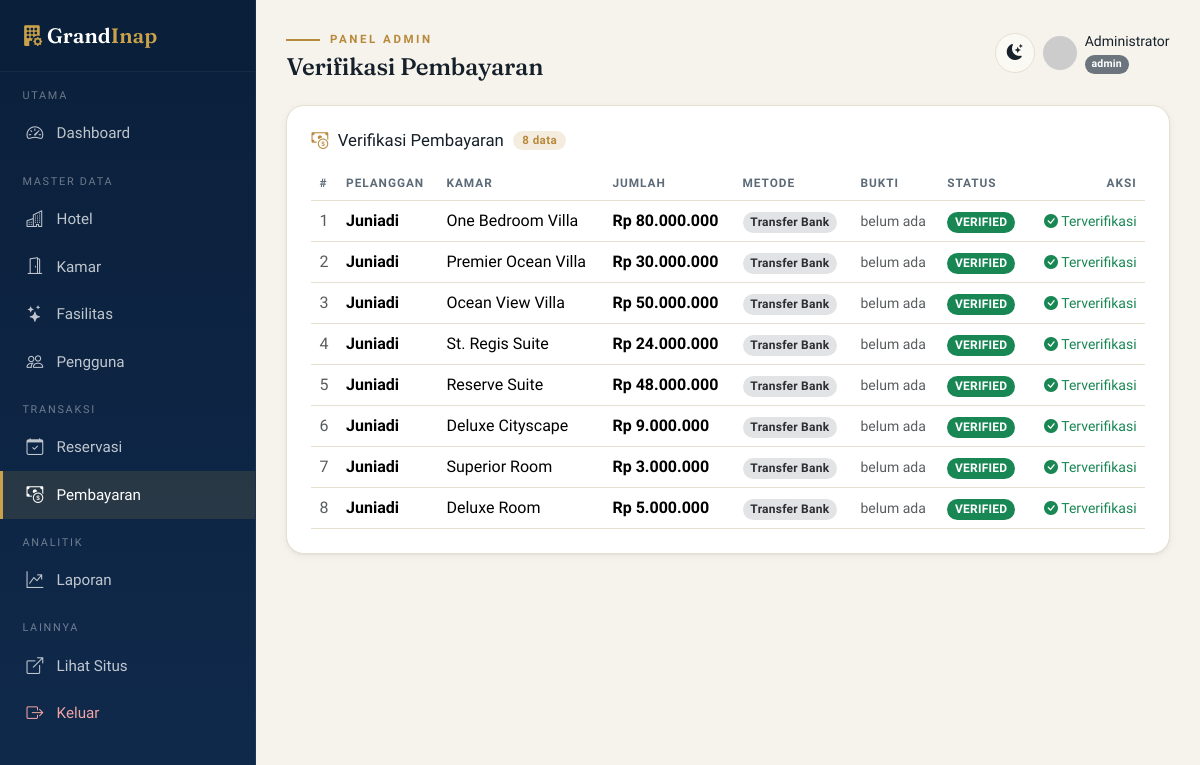
/paymentadmin (signed in), run on the app's committed database.
### tables this page shows
CREATE TABLE payments (
    id             INT AUTO_INCREMENT PRIMARY KEY,
    reservation_id INT NOT NULL,
    amount         DECIMAL(12,2) NOT NULL,
    method         VARCHAR(60) DEFAULT 'Transfer Bank',
    proof          VARCHAR(255) DEFAULT NULL,   
    status         ENUM('unpaid','waiting','verified','rejected') NOT NULL DEFAULT 'unpaid',
    note           VARCHAR(255) DEFAULT NULL,
    paid_at        TIMESTAMP NULL DEFAULT NULL,
    verified_at    TIMESTAMP NULL DEFAULT NULL,
    created_at     TIMESTAMP DEFAULT CURRENT_TIMESTAMP,
    FOREIGN KEY (reservation_id) REFERENCES reservations(id) ON DELETE CASCADE
);

CREATE TABLE users (
    id         INT AUTO_INCREMENT PRIMARY KEY,
    name       VARCHAR(100) NOT NULL,
    email      VARCHAR(120) NOT NULL UNIQUE,
    password   VARCHAR(255) NOT NULL,          
    role       ENUM('admin','customer') NOT NULL DEFAULT 'customer',
    phone      VARCHAR(20)  DEFAULT NULL,
    photo      VARCHAR(255) DEFAULT NULL,
    created_at TIMESTAMP DEFAULT CURRENT_TIMESTAMP
);

CREATE TABLE rooms (
    id          INT AUTO_INCREMENT PRIMARY KEY,
    hotel_id    INT NOT NULL,
    name        VARCHAR(120) NOT NULL,
    type        ENUM('Deluxe','Suite','Presidential Suite','Standard') NOT NULL DEFAULT 'Deluxe',
    price       DECIMAL(12,2) NOT NULL,
    capacity    INT NOT NULL DEFAULT 2,
    description TEXT,
    photo       VARCHAR(255) DEFAULT NULL,
    status      ENUM('available','maintenance') NOT NULL DEFAULT 'available',
    created_at  TIMESTAMP DEFAULT CURRENT_TIMESTAMP,
    FOREIGN KEY (hotel_id) REFERENCES hotels(id) ON DELETE CASCADE
);

### app/controllers/Paymentadmin.php (called while the page is built, shortened)
<?php
class Paymentadmin extends Controller
{
    private $model;
    public function __construct() { requireAdmin(); $this->model = $this->model('Payment'); }
    public function index()
    {
        $this->view('admin/payments_index', [
            'title'    => 'Verifikasi Pembayaran',
            'payments' => $this->model->all(),
        ]);
    }
}

### app/core/Router.php (called while the page is built, shortened)
<?php
class Router
{
    private $method     = 'index';
    public function dispatch()
    {
        $url = isset($_GET['url']) ? trim($_GET['url'], '/') : '';
        $url = filter_var($url, FILTER_SANITIZE_URL);
        $parts = $url !== '' ? explode('/', $url) : [];
        unset($parts[0]);
        $controller = new $this->controller();
        unset($parts[1]);
        $this->params = $parts ? array_values($parts) : [];
        call_user_func_array([$controller, $this->method], $this->params);
    }
}

### index.php (called while the page is built, shortened)
<?php
require_once APPROOT . '/core/Database.php';
require_once APPROOT . '/core/helpers.php';
require_once APPROOT . '/core/Router.php';
$router = new Router();
$router->dispatch();

### app/core/Database.php (called while the page is built, shortened)
<?php
class Database
{
    private $pdo;
    private $stmt;
    public function __construct()
    {
        $dsn = 'mysql:host=' . DB_HOST . ';dbname=' . DB_NAME . ';charset=utf8mb4';
        $options = [
            PDO::ATTR_ERRMODE            => PDO::ERRMODE_EXCEPTION,
            PDO::ATTR_DEFAULT_FETCH_MODE => PDO::FETCH_OBJ,
            PDO::ATTR_EMULATE_PREPARES   => false,
        ];
        try {
            $this->pdo = new PDO($dsn, DB_USER, DB_PASS, $options);
        } catch (PDOException $e) {
            die('Koneksi database gagal: ' . $e->getMessage());
        }
    }
    public function query($sql)
    {
        $this->stmt = $this->pdo->prepare($sql);
        return $this;
    }
    public function execute()  { return $this->stmt->execute(); }
    public function resultSet(){ $this->execute(); return $this->stmt->fetchAll(); }
}

### app/models/Payment.php (called while the page is built, shortened)
<?php
class Payment
{
    private $db;
    public function __construct() { $this->db = new Database(); }
    public function all()
    {
        return $this->db->query('SELECT p.*, res.check_in, res.check_out,
                                        r.name AS room_name, u.name AS customer_name
                                 FROM payments p
                                 JOIN reservations res ON p.reservation_id = res.id
                                 JOIN rooms r ON res.room_id = r.id
                                 JOIN users u ON res.user_id = u.id
                                 ORDER BY p.created_at DESC')->resultSet();
    }
}

### app/views/admin/payments_index.php (the view)
<?php require_once APPROOT . '/views/layouts/admin_header.php'; ?>
<div class="card p-3 p-md-4">
    <div class="page-tools">
        <h6 class="title"><i class="bi bi-cash-coin text-brass"></i> Verifikasi Pembayaran
            <span class="count-chip"><?= count($payments) ?> data</span></h6>
    </div>
    <?php if (empty($payments)): ?>
        <div class="empty-state"><i class="bi bi-wallet2"></i><p class="mt-2 mb-0">Belum ada pembayaran masuk.</p></div>
    <?php else: ?>
    <div class="table-responsive">
    <table class="table table-hover align-middle mb-0">
        <thead><tr><th>#</th><th>Pelanggan</th><th>Kamar</th><th>Jumlah</th><th>Metode</th><th>Bukti</th><th>Status</th><th class="text-end">Aksi</th></tr></thead>
        <tbody>
        <?php foreach ($payments as $p): ?>
            <tr>
                <td class="text-muted"><?= $p->id ?></td>
                <td><strong><?= e($p->customer_name) ?></strong></td>
                <td><?= e($p->room_name) ?></td>
                <td><strong><?= rupiah($p->amount) ?></strong></td>
                <td><span class="badge bg-secondary-subtle text-secondary-emphasis"><?= e($p->method) ?></span></td>
                <td>
                    <?php if ($p->proof): ?>
                        <a href="<?= UPLOAD_URL.'payments/'.e($p->proof) ?>" target="_blank" class="btn btn-outline-secondary btn-sm"><i class="bi bi-receipt"></i> Lihat</a>
                    <?php else: ?><span class="text-muted small">belum ada</span><?php endif; ?>
                </td>
                <td><?= statusBadge($p->status) ?></td>
                <td class="text-end">
                    <?php if ($p->status === 'waiting'): ?>
                        <div class="actions justify-content-end">
                        <a href="<?= BASEURL ?>paymentadmin/verify/<?= $p->id ?>" class="btn btn-success btn-sm btn-confirm" data-msg="Verifikasi pembayaran #<?= $p->id ?>? Reservasi akan otomatis dikonfirmasi."><i class="bi bi-check-lg"></i> Verifikasi</a>
                        <a href="<?= BASEURL ?>paymentadmin/reject/<?= $p->id ?>" class="btn btn-outline-danger btn-icon btn-confirm" data-msg="Tolak pembayaran #<?= $p->id ?>?" title="Tolak"><i class="bi bi-x-lg"></i></a>
                        </div>
                    <?php elseif ($p->status === 'verified'): ?>
                        <span class="text-success small"><i class="bi bi-check-circle-fill"></i> Terverifikasi</span>
                    <?php elseif ($p->status === 'rejected'): ?>
                        <span class="text-danger small"><i class="bi bi-x-circle"></i> Ditolak</span>
                    <?php else: ?>
                        <span class="text-muted small">Menunggu bayar</span>
                    <?php endif; ?>
                </td>
            </tr>
        <?php endforeach; ?>
        </tbody>
    </table>
    </div>
    <?php endif; ?>
</div>
<?php require_once APPROOT . '/views/layouts/admin_footer.php'; ?>

### app/core/helpers.php (shortened to what this page needs)
<?php
function e($str) { return htmlspecialchars($str ?? '', ENT_QUOTES, 'UTF-8'); }
function rupiah($angka) {
    return 'Rp ' . number_format((float)$angka, 0, ',', '.');
}
function statusBadge($status) {
    $map = [
        'pending'     => 'secondary', 'confirmed'   => 'info',
        'checked_in'  => 'primary',   'checked_out' => 'success',
        'cancelled'   => 'danger',
        'unpaid'      => 'secondary', 'waiting'     => 'warning',
        'verified'    => 'success',   'rejected'    => 'danger',
        'available'   => 'success',   'maintenance' => 'warning',
    ];
    $color = $map[$status] ?? 'dark';
    return '<span class="badge bg-' . $color . ' text-uppercase">' . e($status) . '</span>';
}

### public/assets/css/app.css (style rules this page uses)
:root { --gi-ink: #0A1F3A; --gi-ink-2: #102A4C; --gi-brass: #B8893B; --gi-brass-2: #C9A24B; --gi-champagne: #E7D6AE; --gi-bg: #F6F3EC; --gi-surface: #FFFFFF; --gi-surface-2: #FBF9F4; --gi-text: #16202B; --gi-muted: #5D6B79; --gi-line: #E7E0D2; --gi-radius: 18px; --gi-radius-sm: 12px; --gi-radius-pill:999px; --gi-shadow-sm: 0 1px 2px rgba(10,31,58,.06), 0 2px 8px rgba(10,31,58,.05); --gi-shadow: 0 6px 24px rgba(10,31,58,.10); --gi-shadow-lg: 0 18px 50px rgba(10,31,58,.18); --gi-ease: cubic-bezier(.22,.61,.36,1); --font-display: "Fraunces", Georgia, "Times New Roman", serif; --font-sans: "Plus Jakarta Sans", system-ui, -apple-system, Segoe UI, Roboto, sans-serif; --bs-body-bg: var(--gi-bg); --bs-body-color: var(--gi-text); --bs-body-font-family: var(--font-sans); --bs-primary: var(--gi-ink); --bs-border-color: var(--gi-line); --bs-link-color: var(--gi-brass); --bs-link-hover-color: var(--gi-ink); }
* { scroll-behavior: smooth; }
body { font-family: var(--font-sans); background: var(--gi-bg); color: var(--gi-text); -webkit-font-smoothing: antialiased; text-rendering: optimizeLegibility; }
.text-brass { color: var(--gi-brass) !important; }
.card { background: var(--gi-surface); border: 1px solid var(--gi-line); border-radius: var(--gi-radius); box-shadow: var(--gi-shadow-sm); }
.table { --bs-table-bg: transparent; color: var(--gi-text); vertical-align: middle; }
.table > :not(caption) > * > * { border-color: var(--gi-line); }
.table thead th { font-size:.74rem; text-transform:uppercase; letter-spacing:.08em; color:var(--gi-muted); font-weight:700; border-bottom:1px solid var(--gi-line); }
.badge { font-weight:600; letter-spacing:.02em; padding:.4em .65em; border-radius:999px; }
.admin-body { background: var(--gi-bg); }
.page-tools { display:flex; align-items:center; justify-content:space-between; gap:1rem; margin-bottom:1rem; flex-wrap:wrap; }
.page-tools .title { display:flex; align-items:center; gap:.6rem; margin:0; font-size:1.05rem; }
.count-chip { font-family: var(--font-sans); font-weight:700; font-size:.72rem; letter-spacing:.04em; background: color-mix(in srgb, var(--gi-brass) 16%, transparent); color: var(--gi-brass); padding:.18rem .55rem; border-radius:999px; }
html { scroll-behavior: smooth; }
* { scrollbar-width: thin; scrollbar-color: rgba(184,137,59,.55) transparent; }
.card { transition: box-shadow .3s var(--gi-ease), transform .3s var(--gi-ease), border-color .3s var(--gi-ease); }

### data on the page
payments: id "1", users.name "Juniadi", rooms.name "One Bedroom Villa", amount "Rp 80.000.000", method "Transfer Bank", shows "belum ada", status "VERIFIED", shows "Terverifikasi"
payments: id "2", users.name "Juniadi", rooms.name "Premier Ocean Villa", amount "Rp 30.000.000", method "Transfer Bank", shows "belum ada", status "VERIFIED", shows "Terverifikasi"
payments: id "3", users.name "Juniadi", rooms.name "Ocean View Villa", amount "Rp 50.000.000", method "Transfer Bank", shows "belum ada", status "VERIFIED", shows "Terverifikasi"
payments: id "4", users.name "Juniadi", rooms.name "St. Regis Suite", amount "Rp 24.000.000", method "Transfer Bank", shows "belum ada", status "VERIFIED", shows "Terverifikasi"
payments: id "5", users.name "Juniadi", rooms.name "Reserve Suite", amount "Rp 48.000.000", method "Transfer Bank", shows "belum ada", status "VERIFIED", shows "Terverifikasi"
payments: id "6", users.name "Juniadi", rooms.name "Deluxe Cityscape", amount "Rp 9.000.000", method "Transfer Bank", shows "belum ada", status "VERIFIED", shows "Terverifikasi"
payments: id "7", users.name "Juniadi", rooms.name "Superior Room", amount "Rp 3.000.000", method "Transfer Bank", shows "belum ada", status "VERIFIED", shows "Terverifikasi"
payments: id "8", users.name "Juniadi", rooms.name "Deluxe Room", amount "Rp 5.000.000", method "Transfer Bank", shows "belum ada", status "VERIFIED", shows "Terverifikasi"

### other printed values
$label "UTAMA"
$m[0] "Dashboard"
$label "MASTER DATA"
$m[0] "Hotel"
$m[0] "Kamar"
$m[0] "Fasilitas"
$m[0] "Pengguna"
$label "TRANSAKSI"
$m[0] "Reservasi"
$m[0] "Pembayaran"
$label "ANALITIK"
$m[0] "Laporan"
$title "Verifikasi Pembayaran"
currentUser()['name'] "Administrator"
count($payments) "8"
